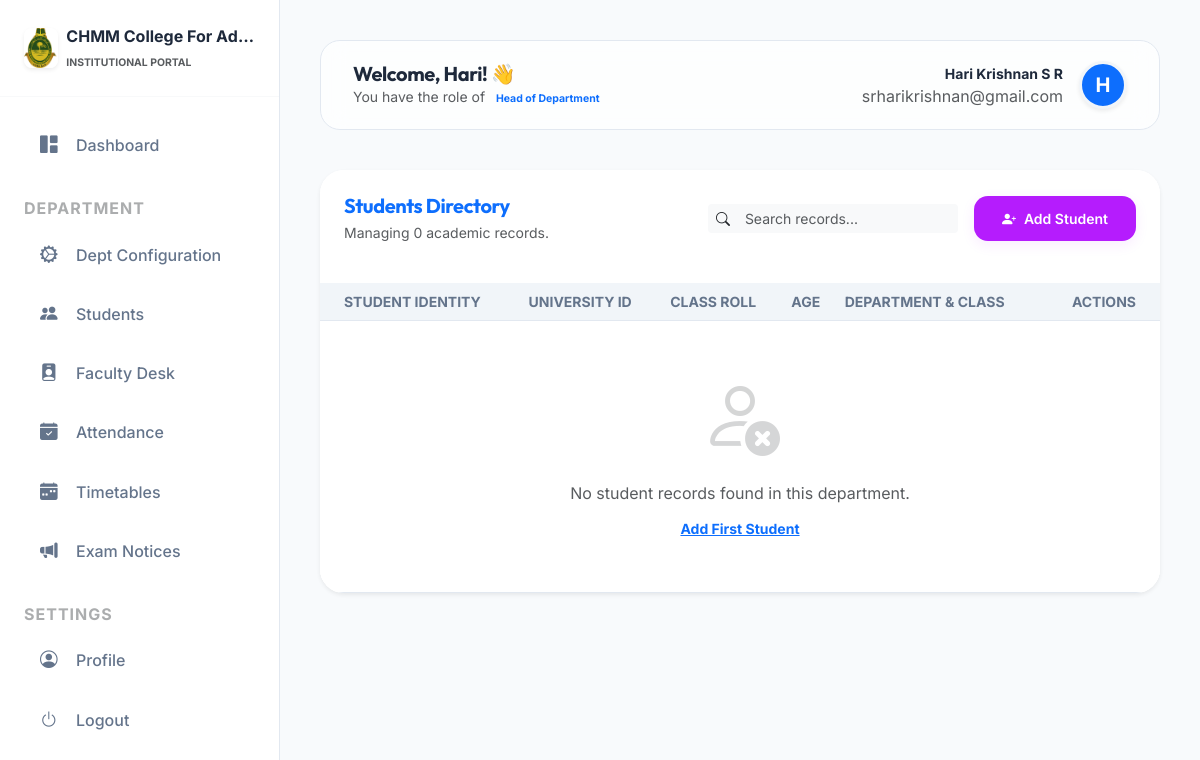
Before: /management/students/ (signed in) with the older database file.
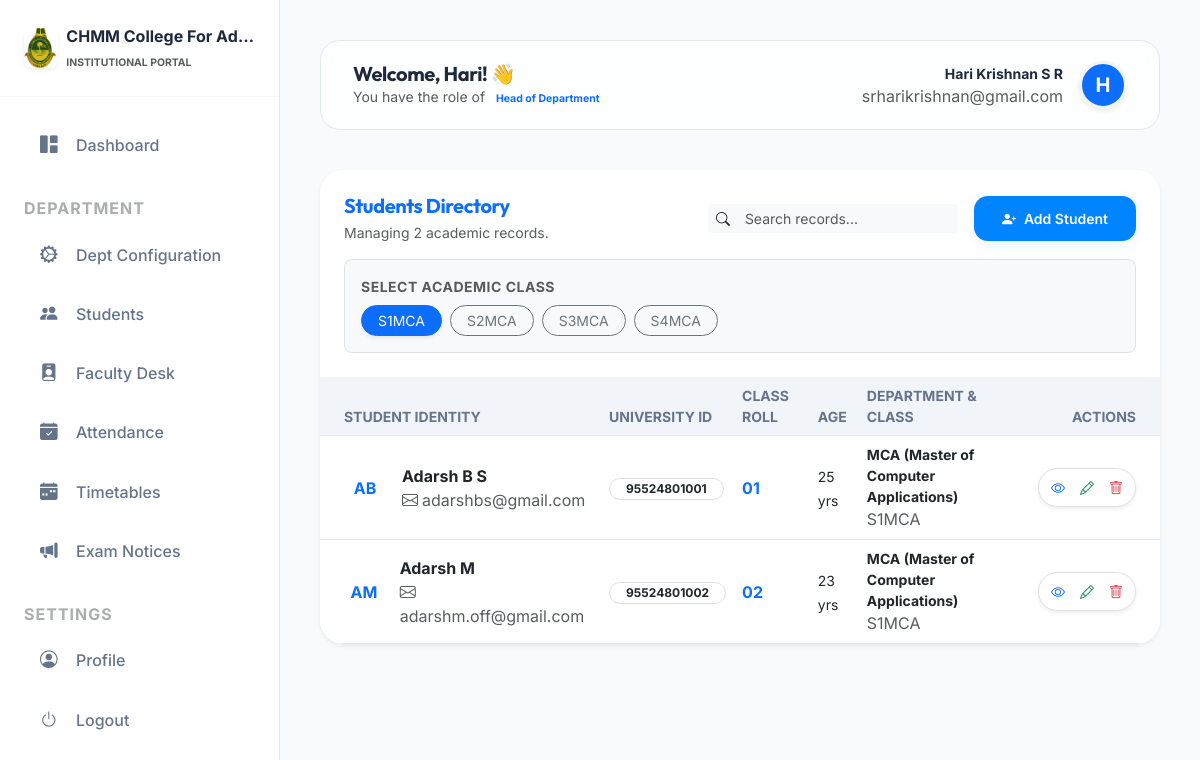
After: the same page with the newer database file.
### colleges/models.py (models this page shows, shortened)
class College(models.Model):
    STATUS_CHOICES = (
        ('PENDING', 'Pending Approval'),
        ('APPROVED', 'Approved'),
        ('REJECTED', 'Rejected'),
    )
    name = models.CharField(max_length=255)
    slug = models.SlugField(unique=True, blank=True)
    logo = models.ImageField(upload_to='college_logos/', null=True, blank=True)
    theme_color = models.CharField(max_length=7, default='#3b82f6')
    address = models.TextField()
    contact_email = models.EmailField()
    phone_number = models.CharField(max_length=15, blank=True)
    district = models.CharField(max_length=100, blank=True)
    university_affiliation = models.CharField(max_length=500, blank=True, help_text="Comma-separated list of affiliated universities.")
    description = models.TextField(blank=True, help_text="Briefly describe your institution.")
    established_year = models.PositiveIntegerField(null=True, blank=True)
    registration_number = models.CharField(max_length=100, unique=True, null=True)
    website = models.URLField(null=True, blank=True)
    verification_document = models.FileField(upload_to='verification_docs/', null=True, blank=True)
    status = models.CharField(max_length=20, choices=STATUS_CHOICES, default='PENDING')
    rejection_reason = models.TextField(blank=True, null=True, help_text="Reason for rejection, shown to the institution.")
    slug_updated = models.BooleanField(default=False)
    created_at = models.DateTimeField(auto_now_add=True)

### accounts/models.py (models this page shows, shortened)
class CustomUser(AbstractUser):
    ROLES = (
        ('SUPER_ADMIN', 'Super Admin'),
        ('COLLEGE_ADMIN', 'College Admin'),
        ('HOD', 'Head of Department'),
        ('TEACHER', 'Teacher'),
        ('STUDENT', 'Student'),
    )
    username = None
    email = models.EmailField(unique=True)
    role = models.CharField(max_length=20, choices=ROLES, default='STUDENT')
    college = models.ForeignKey(College, on_delete=models.CASCADE, null=True, blank=True, related_name='users')
    objects = CustomUserManager()
    USERNAME_FIELD = 'email'
    REQUIRED_FIELDS = []

### management/models.py (models this page shows, shortened)
class TenantModel(models.Model):
    college = models.ForeignKey(College, on_delete=models.CASCADE)
    created_at = models.DateTimeField(auto_now_add=True)
    updated_at = models.DateTimeField(auto_now=True)
    class Meta:
        abstract = True

class AcademicClass(TenantModel):
    department = models.ForeignKey(Department, on_delete=models.CASCADE, related_name='academic_classes')
    name = models.CharField(max_length=100)
    number_of_periods = models.IntegerField(default=6)

class StudentProfile(TenantModel):
    user = models.OneToOneField(settings.AUTH_USER_MODEL, on_delete=models.CASCADE, related_name='student_profile')
    profile_photo = models.ImageField(upload_to='students/photos/', null=True, blank=True)
    university_reg_number = models.CharField(max_length=50, blank=True)
    roll_number = models.CharField(max_length=50) # Class Roll Number
    phone_number = models.CharField(max_length=15, blank=True)
    father_name = models.CharField(max_length=100, blank=True)
    mother_name = models.CharField(max_length=100, blank=True)
    address = models.TextField(blank=True)
    date_of_birth = models.DateField(null=True, blank=True)
    ug_marklist = models.FileField(upload_to='students/marks/ug/', null=True, blank=True)
    plus_two_marklist = models.FileField(upload_to='students/marks/plustwo/', null=True, blank=True)
    last_passout_year = models.IntegerField(null=True, blank=True)
    department = models.ForeignKey(Department, on_delete=models.SET_NULL, null=True)
    specialization = models.ForeignKey(Specialization, on_delete=models.SET_NULL, null=True, blank=True)
    academic_class = models.ForeignKey('AcademicClass', on_delete=models.SET_NULL, null=True, blank=True)
    @property
    def age(self):
        if self.date_of_birth:
            from datetime import date
            today = date.today()
            return today.year - self.date_of_birth.year - ((today.month, today.day) < (self.date_of_birth.month, self.date_of_birth.day))
        return None

class Department(TenantModel):
    CATEGORY_CHOICES = (('UG', 'Undergraduate'), ('PG', 'Postgraduate'))
    name = models.CharField(max_length=100)
    category = models.CharField(max_length=2, choices=CATEGORY_CHOICES, default='UG')
    description = models.TextField(blank=True)

### management/views.py (the view)
# urls.py: path('students/', views.student_list, name='student_list'),
@login_required
def student_list(request):
    students = StudentProfile.objects.filter(college=request.college)
    academic_classes = None
    if request.user.role == 'HOD':
        dept = request.user.hod_profile.department
        students = students.filter(department=dept)
        academic_classes = AcademicClass.objects.filter(department=dept)
    class_id = request.GET.get('class_id')
    if not class_id and academic_classes and academic_classes.exists():
        class_id = academic_classes.first().id
    if class_id:
        students = students.filter(academic_class_id=class_id)
        class_id = str(class_id)
    return render(request, 'management/student_list.html', {
        'students': students,
        'academic_classes': academic_classes,
        'selected_class': class_id
    })

### management/templates/management/student_list.html (shortened to what this page needs)
{% extends 'base.html' %}
{% block content %}
<div class="card card-premium border-0 overflow-hidden shadow-sm bg-white">
    <div class="card-header bg-white border-0 p-4">
        <div class="d-flex justify-content-between align-items-center mb-3">
            <div>
                <h5 class="fw-bold mb-1 text-primary">Students Directory</h5>
                <p class="small text-muted mb-0">Managing {{ students.count }} academic records.</p>
            </div>
            <div class="d-flex gap-3 align-items-center">
                <div class="input-group input-group-sm d-none d-md-flex" style="width: 250px;">
                    <span class="input-group-text bg-light border-0"><i class="bi bi-search"></i></span>
                    <input type="text" class="form-control bg-light border-0" placeholder="Search records...">
                </div>
                {% if user.role == 'COLLEGE_ADMIN' or user.role == 'HOD' %}
                <a href="{% url 'add_student' %}{% if selected_class %}?class_id={{ selected_class }}{% endif %}" class="btn btn-premium btn-sm">
                    <i class="bi bi-person-plus-fill me-2"></i>Add Student
                </a>
                {% endif %}
            </div>
        </div>
        {% if user.role == 'HOD' and academic_classes %}
        <div class="bg-light p-3 rounded-3 border">
            <label class="small text-muted text-uppercase fw-bold mb-2 d-block" style="letter-spacing: 0.5px;">Select Academic Class</label>
            <div class="d-flex flex-wrap gap-2">
                {% for cls in academic_classes %}
                <a href="{% url 'student_list' %}?class_id={{ cls.id }}" class="btn btn-sm {% if selected_class == cls.id|stringformat:'i' %}btn-primary shadow-sm{% else %}btn-outline-secondary{% endif %} rounded-pill px-3">
                    {{ cls.name }}
                </a>
                {% endfor %}
            </div>
        </div>
        {% endif %}
    </div>
    <div class="card-body p-0">
        <div class="table-responsive">
            <table class="table table-hover align-middle mb-0">
                <thead class="bg-light bg-opacity-50">
                    <tr class="small text-muted text-uppercase fw-bold">
                        <th class="ps-4">Student Identity</th>
                        <th>University ID</th>
                        <th>Class Roll</th>
                        <th>Age</th>
                        <th>Department & Class</th>
                        <th class="pe-4 text-end">Actions</th>
                    </tr>
                </thead>
                <tbody class="bg-white">
                    {% for student in students %}
                    <tr class="border-light">
                        <td class="ps-4">
                            <div class="d-flex align-items-center">
                                <div class="bg-primary-soft text-primary rounded-circle d-flex align-items-center justify-content-center fw-bold me-3 shadow-xs" style="width: 42px; height: 42px;">
                                    {{ student.user.first_name|first }}{{ student.user.last_name|first }}
                                </div>
                                <div>
                                    <div class="fw-bold text-dark">{{ student.user.get_full_name }}</div>
                                    <div class="x-small text-muted"><i class="bi bi-envelope me-1"></i>{{ student.user.email }}</div>
                                </div>
                            </div>
                        </td>
                        <td><span class="badge bg-white text-dark border px-3 rounded-pill">{{ student.university_reg_number|default:"N/A" }}</span></td>
                        <td><span class="fw-bold text-primary">{{ student.roll_number }}</span></td>
                        <td><span class="small text-dark">{{ student.age|default:"--" }} yrs</span></td>
                        <td>
                            <div class="small fw-bold text-dark">{{ student.department.name }}</div>
                            <div class="x-small text-muted">{{ student.academic_class.name|default:"Unassigned Class" }}</div>
                        </td>
                        <td class="pe-4 text-end">
                            <div class="btn-group shadow-sm rounded-pill bg-white border p-1">
                                <a href="{% url 'student_detail' student.id %}" class="btn btn-sm btn-icon border-0 text-primary" title="View Profile"><i class="bi bi-eye"></i></a>
                                <a href="{% url 'edit_student' student.id %}" class="btn btn-sm btn-icon border-0 text-success" title="Edit Record"><i class="bi bi-pencil"></i></a>
                                <a href="{% url 'delete_student' student.id %}" class="btn btn-sm btn-icon border-0 text-danger" title="Delete Record" onclick="return confirm('Are you sure you want to delete this student record?')"><i class="bi bi-trash"></i></a>
                            </div>
                        </td>
                    </tr>
                    {% empty %}
                    <tr>
                        <td colspan="6" class="text-center py-5">
                            <div class="mb-3 opacity-25">
                                <i class="bi bi-person-x display-1 text-muted"></i>
                            </div>
                            <p class="text-muted mb-0">No student records found in this department.</p>
                            {% if user.role == 'COLLEGE_ADMIN' or user.role == 'HOD' %}
                            <a href="{% url 'add_student' %}" class="btn btn-link btn-sm fw-bold mt-2">Add First Student</a>
                            {% endif %}
                        </td>
                    </tr>
                    {% endfor %}
                </tbody>
            </table>
        </div>
    </div>
</div>
{% endblock %}

### templates/base.html (shortened to what this page needs)
{% load static %}
<!DOCTYPE html>
<html lang="en">
<head>
    <link href="https://cdn.jsdelivr.net/npm/bootstrap@5.3.0/dist/css/bootstrap.min.css" rel="stylesheet">
    <link rel="stylesheet" href="https://cdn.jsdelivr.net/npm/bootstrap-icons@1.11.1/font/bootstrap-icons.css">
</head>
<body>
    {% if user.is_authenticated %}
    <aside class="sidebar" id="sidebar">
        <div class="p-4 mb-3 d-flex align-items-center border-bottom border-light">
            {% if request.college.logo %}
            <img src="{{ request.college.logo.url }}" alt="Logo" height="40" class="me-2 rounded-3 shadow-sm">
            {% else %}
            <div class="bg-primary rounded-3 p-2 me-2 shadow-sm"><i class="bi bi-mortarboard-fill text-white fs-5"></i></div>
            {% endif %}
            <div class="overflow-hidden">
                <span class="fs-6 fw-bold text-main d-block text-truncate">{{ request.college.name|default:"Management Panel" }}</span>
                <span class="x-small text-muted text-uppercase fw-bold letter-spacing-1" style="font-size: 0.65rem;">Institutional Portal</span>
            </div>
        </div>
        <nav class="mt-2" style="max-height: calc(100vh - 100px); overflow-y: auto; overflow-x: hidden;">
            {% if user.role == 'SUPER_ADMIN' %}
            <a href="{% url 'college_approval_queue' %}"
                class="nav-link-custom {% if request.resolver_match.url_name == 'college_approval_queue' %}active{% endif %}">
                <i class="bi bi-speedometer2"></i> Management Console
            </a>
            {% else %}
            <a href="{% url 'dashboard' %}"
                class="nav-link-custom {% if request.resolver_match.url_name == 'dashboard' %}active{% endif %}">
                <i class="bi bi-grid-1x2-fill"></i> Dashboard
            </a>
            {% endif %}
            {% if user.role == 'HOD' %}
            <div class="px-4 mt-4 mb-2 text-uppercase x-small fw-bold text-muted opacity-50" style="letter-spacing: 1px;">Department</div>
            <a href="{% url 'department_configuration' %}" class="nav-link-custom {% if request.resolver_match.url_name == 'department_configuration' %}active{% endif %}">
                <i class="bi bi-gear-wide-connected"></i> Dept Configuration
            </a>
            <a href="{% url 'student_list' %}" class="nav-link-custom">
                <i class="bi bi-people-fill"></i> Students
            </a>
            <a href="{% url 'teacher_list' %}" class="nav-link-custom">
                <i class="bi bi-person-badge-fill"></i> Faculty Desk
            </a>
            <a href="{% url 'mark_attendance' %}" class="nav-link-custom">
                <i class="bi bi-calendar-check-fill"></i> Attendance
            </a>
            <a href="{% url 'create_timetable' %}" class="nav-link-custom">
                <i class="bi bi-calendar-week-fill"></i> Timetables
            </a>
            <a href="{% url 'create_exam_notification' %}" class="nav-link-custom">
                <i class="bi bi-megaphone-fill"></i> Exam Notices
            </a>
            {% endif %}
            <div class="px-4 mt-4 mb-2 text-uppercase x-small fw-bold text-muted opacity-50" style="letter-spacing: 1px;">Settings</div>
            <a href="{% url 'edit_profile' %}" class="nav-link-custom {% if 'profile' in request.path %}active{% endif %}">
                <i class="bi bi-person-circle"></i> Profile
            </a>
            <form action="{% url 'logout' %}" method="post" class="m-0">
                <button type="submit" class="nav-link-custom border-0 bg-transparent w-100 text-start">
                    <i class="bi bi-power"></i> Logout
                </button>
            </form>
        </nav>
    </aside>
    {% endif %}
    <main class="{% if user.is_authenticated %}main-content{% endif %}">
        {% if user.is_authenticated %}
        <header class="header-glass animate-up">
            <div class="d-flex align-items-center">
                <div>
                    <h5 class="fw-bold mb-0">Welcome, {{ user.first_name }}! 👋</h5>
                    <p class="text-muted small mb-0 d-none d-md-block">You have the role of <span class="badge bg-primary-soft text-primary rounded-pill">{{ user.get_role_display }}</span></p>
                </div>
            </div>
            <div class="d-flex align-items-center gap-3">
                <div class="d-flex align-items-center gap-3">
                    <div class="text-end d-none d-md-block">
                        <span class="fw-bold d-block small">{{ user.get_full_name }}</span>
                        <span class="text-muted x-small">{{ user.email }}</span>
                    </div>
                    <div class="bg-primary rounded-circle shadow-sm d-flex align-items-center justify-content-center"
                        style="width: 48px; height: 48px; border: 3px solid var(--surface-2);">
                        <span class="fw-bold text-white fs-5">{{ user.first_name|first|upper }}</span>
                    </div>
                </div>
            </div>
        </header>
        {% endif %}
        <div class="container-fluid p-0 animate-up">
            {% block content %}{% endblock %}
        </div>
    </main>
</body>
</html>

Changed rows visible on the page:
added AcademicClass: name "S1MCA"
added AcademicClass: name "S2MCA"
added AcademicClass: name "S3MCA"
added AcademicClass: name "S4MCA"
added StudentProfile: user.first_name|first "A", user.last_name|first "B", user.get_full_name "Adarsh B S", user.email "adarshbs@gmail.com", university_reg_number "95524801001", roll_number "01", age "25", department.name "MCA (Master of Computer Applications)", academic_class.name "S1MCA"
added StudentProfile: user.first_name|first "A", user.last_name|first "M", user.get_full_name "Adarsh M", user.email "adarshm.off@gmail.com", university_reg_number "95524801002", roll_number "02", age "23", department.name "MCA (Master of Computer Applications)", academic_class.name "S1MCA"
Other visible differences:
{{ students.count }}: "0" → "2"
text no longer shown: "No student records found in this department. Add First Student"
text now shown: "SELECT ACADEMIC CLASS"
